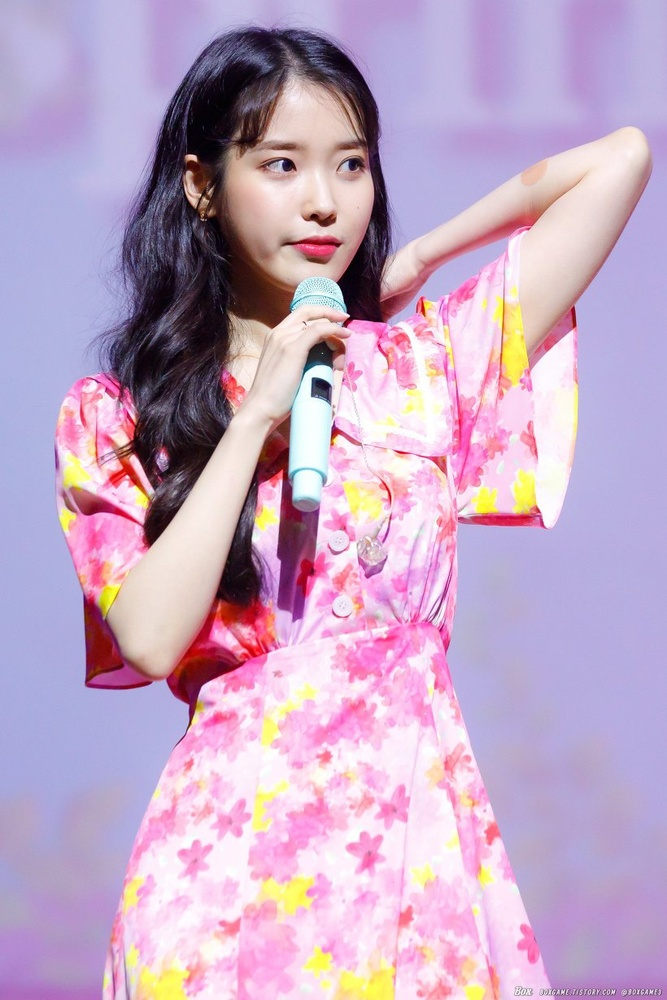
#> input picture opencv/구글예제/아이유03.jpeg, 667 x 1000 px, shrunk from 820 x 1229 before the run
$ python ch01.py   (older library calls are emulated)
#> lines starting #> are read from the running program, lines starting #| are printed output that depends on the picture; after the words box and inside, x2 and y2 are one past the last pixel; in counts of white or black regions, pixels touching at a corner belong together
import sys
import cv2
import numpy as np


src = cv2.imread('아이유03.jpeg', cv2.IMREAD_GRAYSCALE)
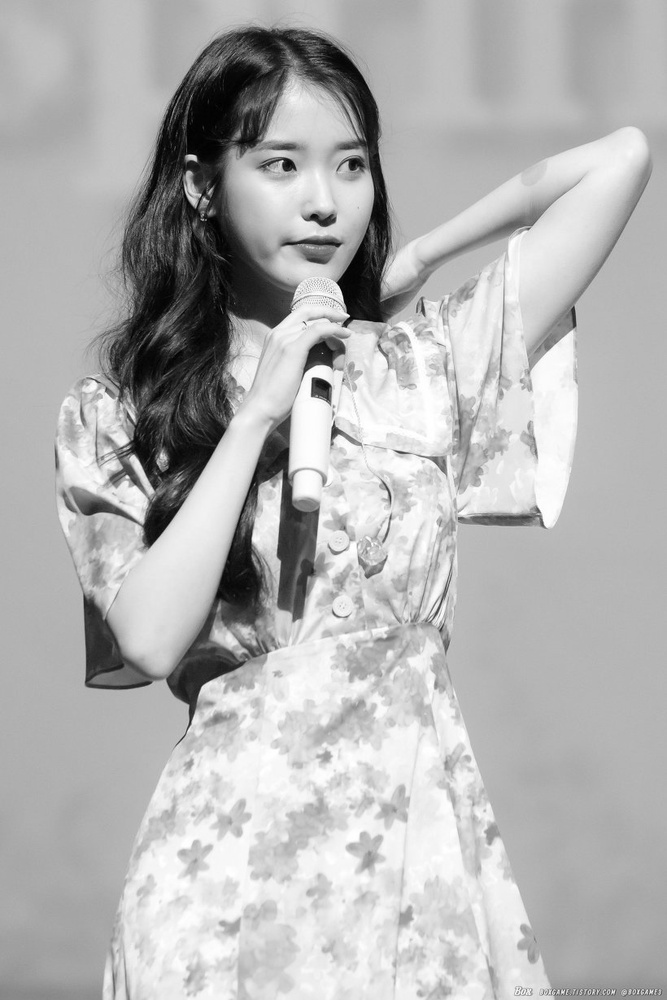
#> src: shape (1000, 667); min 0, max 255, mean 178.8

if src is None:
    print('Image load failed!')
    sys.exit()


dx = cv2.Sobel(src, cv2.CV_32F, 1, 0) # float 형태의 미분값을 저장
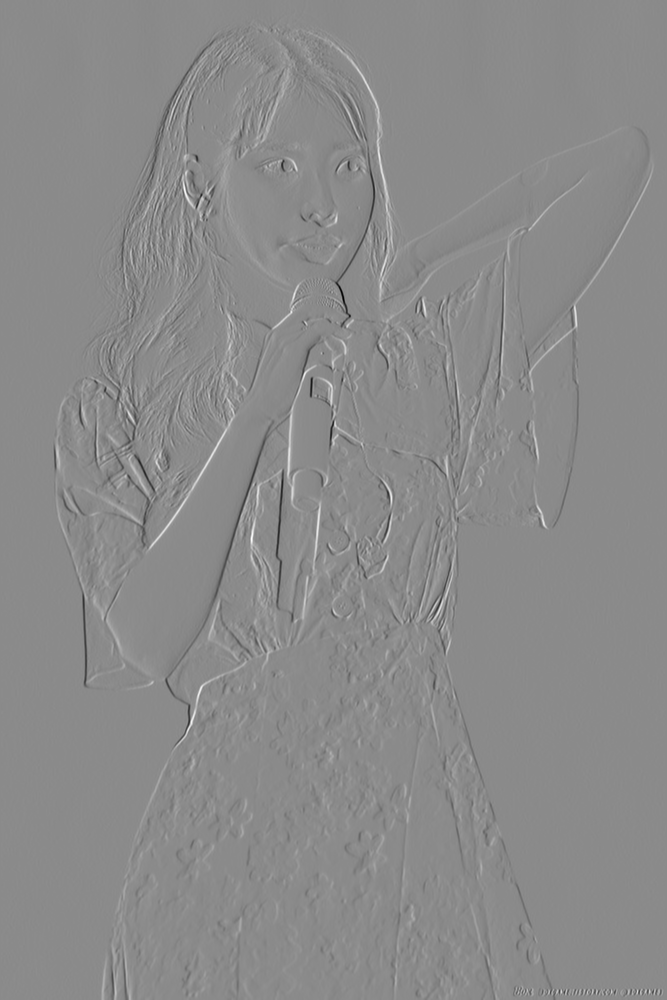
#> dx: shape (1000, 667) float32; min -960, max 803, mean 0; drawn with min black and max white
dy = cv2.Sobel(src, cv2.CV_32F, 0, 1)
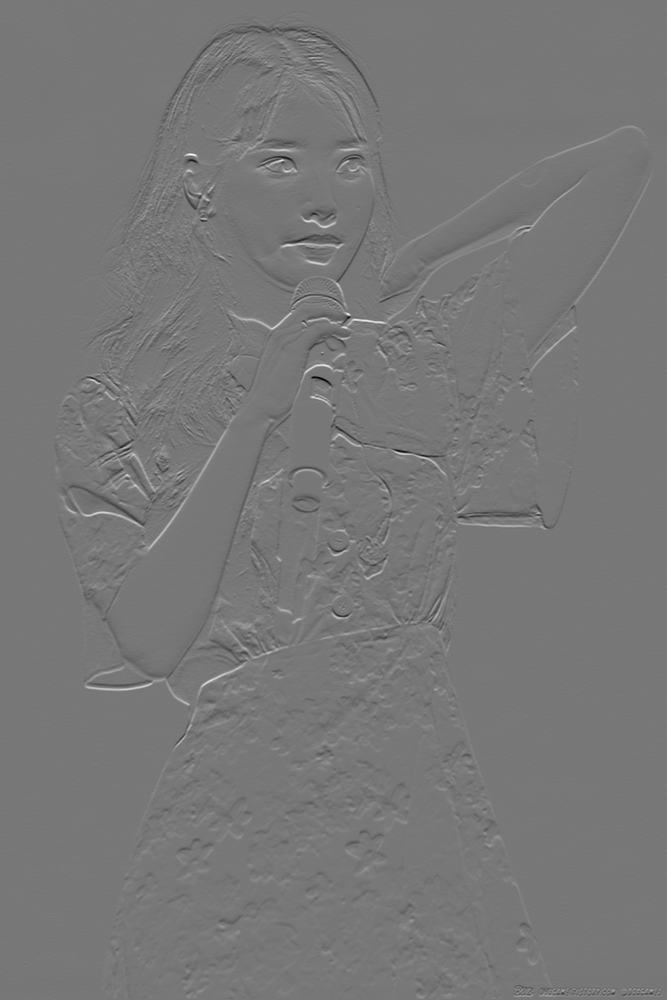
#> dy: shape (1000, 667) float32; min -777, max 876, mean 0.1; drawn with min black and max white


mag = cv2.magnitude(dx, dy) # 그래디언트 크기
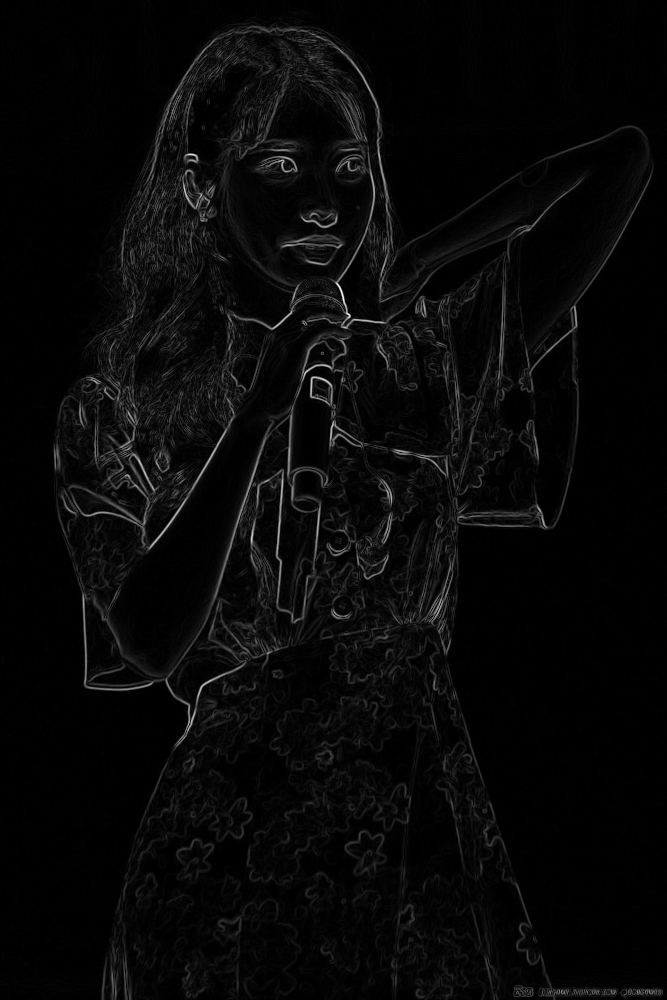
#> mag: shape (1000, 667) float32; min 0, max 995, mean 34.5; drawn with min black and max white
mag = np.clip(mag, 0, 255).astype(np.uint8) # 255보다 커질 수 있으므로 saturate 연산
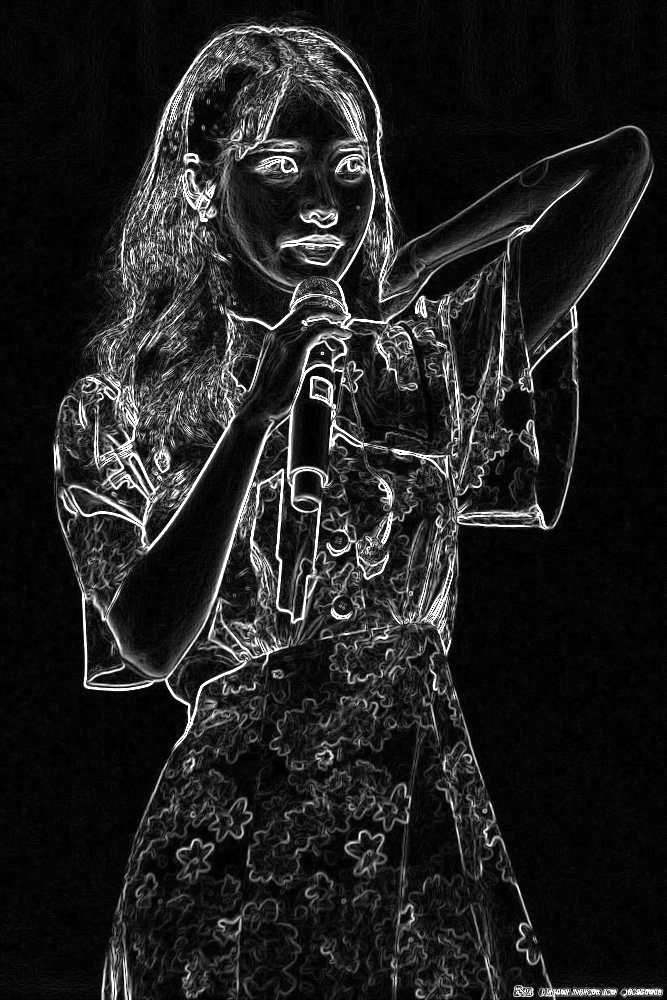
#> mag: shape (1000, 667); min 0, max 255, mean 31.9

# 흰색과 검은색으로만 나타내는 윤곽선 생성
dst = np.zeros(src.shape[:2], np.uint8) # 0(검은색)으로 채워져 있는 영상 생성
dst[mag > 120] = 255 # 120은 임계값, 값을 적절하게 설정하면 내가 원하는 부분만 나타낼 수 있음

# dst = cv2.threshold(mag, 120, 255, cv2.THRESH_BINARY) # cv2 함수로 임계값 설정하기

cv2.imshow('src', src)
cv2.imshow('mag', mag)
cv2.imshow('dst', dst)
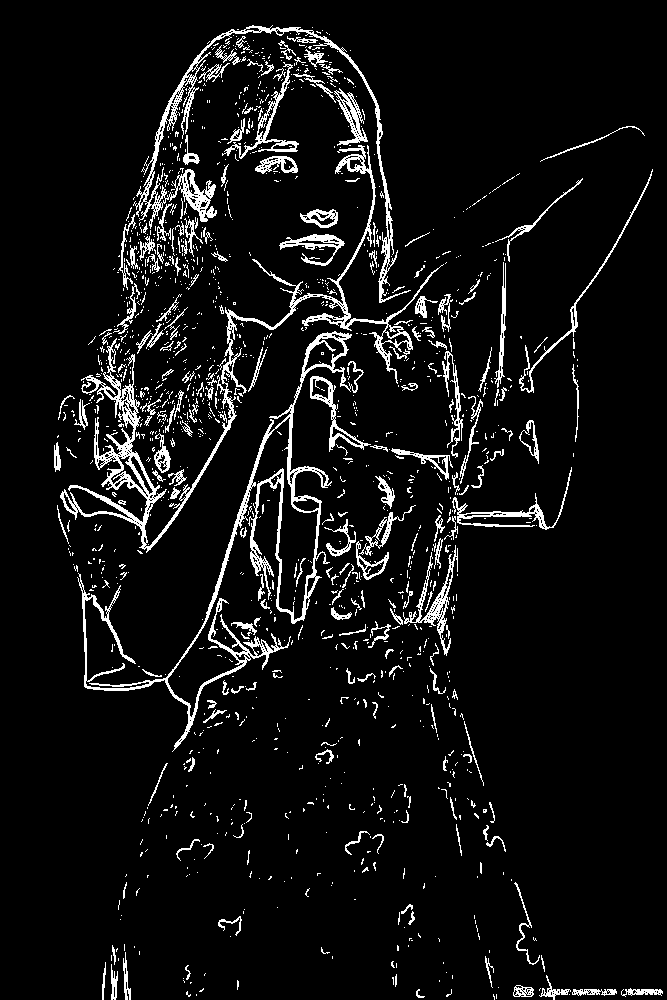
#> window 'dst': shape (1000, 667); 6.9% white in thin lines or dots, all inside (x1, y1, x2, y2) = (54, 25, 663, 1000)
cv2.waitKey()

cv2.destroyAllWindows()
